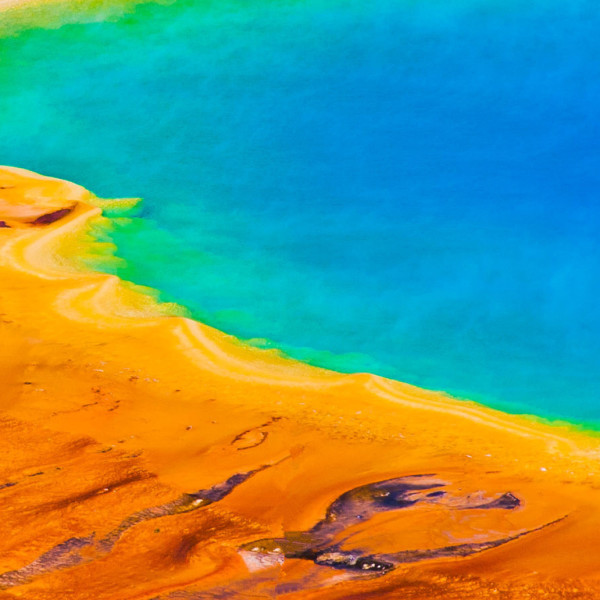
#> input picture Lab_7/static/SampleImage.jpg, 600 x 600 px
$ python L7_1.py
#> lines starting #> are read from the running program, lines starting #| are printed output that depends on the picture
import cv2

# Read the input image
img = cv2.imread("static/SampleImage.jpg")
#> img is the input picture: shape (600, 600, 3); mean B, G, R 116.3, 150, 104.8
# Define the rotation angle
angle = 45
# Get the image dimensions
h, w = img.shape[:2]
#> h = 600; w = 600
# Calculate the rotation matrix M
M = cv2.getRotationMatrix2D((w / 2, h / 2), angle, 1)
# Apply the rotation to the image
rotated_img = cv2.warpAffine(img, M, (w, h))
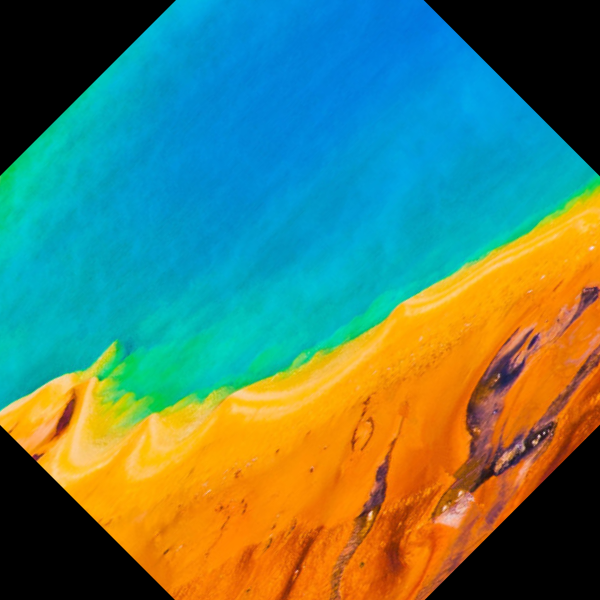
#> rotated_img: shape (600, 600, 3); mean B, G, R 99.9, 125.9, 83.8
# Display the original and rotated images
cv2.imshow("Original Image", img)
cv2.imshow("Rotated Image", rotated_img)
cv2.imwrite("rotated.jpg", rotated_img)
# Wait for user to close the window
cv2.waitKey(0)
cv2.destroyAllWindows()
